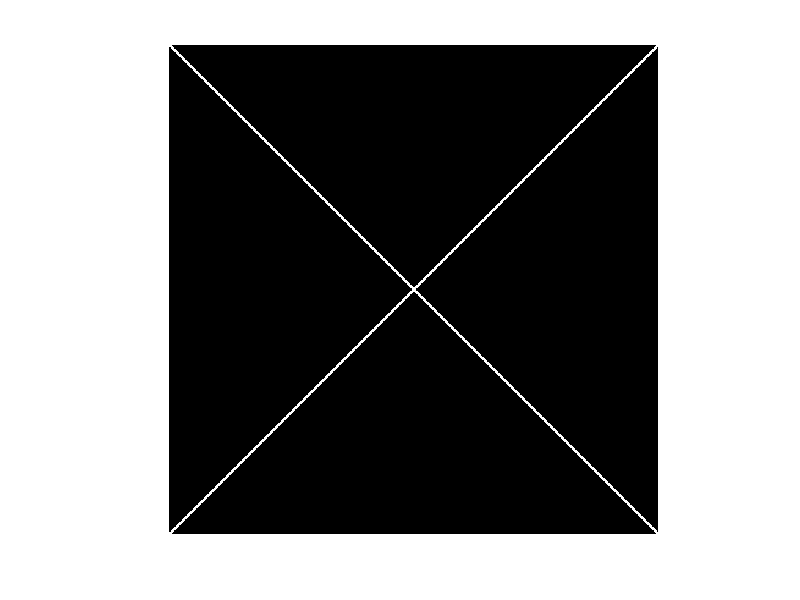

MATLAB code to generate this figure: (Note: this script raises an error after producing the figure.)
clear all
close all
N=400;
I=zeros(N);
I(1,1:2)=1;
I(1,N-1:N)=1;
for i = 2:N-1
    I(i,i-1:i+1)=1;
    j=N-i;
    I(i,j:j+2)=1;
end
I(N,i:i+1)=1;
I(N,1:2)=1;
imshow(I);
Centroid_and_principal_direction(I);